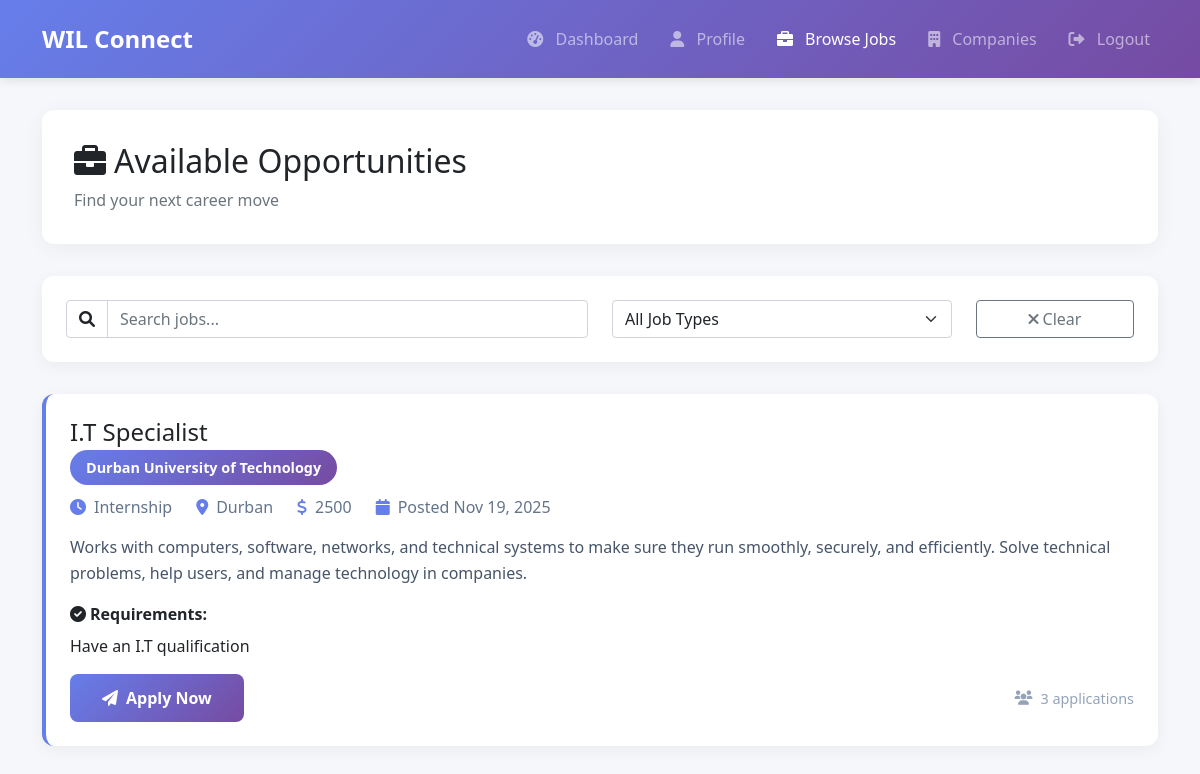
The app's page /student/jobs (signed in) with its own data.
### app.py (models this page shows)
class JobPosting(db.Model):
    id = db.Column(db.Integer, primary_key=True)
    employer_id = db.Column(db.Integer, db.ForeignKey('user.id'), nullable=False)
    company_name = db.Column(db.String(100), nullable=False)
    job_title = db.Column(db.String(200), nullable=False)
    job_description = db.Column(db.Text, nullable=False)
    job_type = db.Column(db.String(50))
    location = db.Column(db.String(100))
    salary_range = db.Column(db.String(100))
    requirements = db.Column(db.Text)
    application_link = db.Column(db.String(500), nullable=True)
    posted_date = db.Column(db.DateTime, default=db.func.current_timestamp())
    is_active = db.Column(db.Boolean, default=True)
    click_count = db.Column(db.Integer, default=0)

### app.py (the view)
    @app.route('/student/jobs')
    @login_required
    def student_jobs():
        if current_user.role != 'student':
            flash('Access denied. Students only.', 'danger')
            return redirect(url_for('login'))
        jobs = JobPosting.query.filter_by(is_active=True).order_by(JobPosting.posted_date.desc()).all()
        return render_template('student/jobs.html', jobs=jobs)

### templates/student/jobs.html (shortened to what this page needs)
<!DOCTYPE html>
<html lang="en">
<head>
    <link href="https://cdn.jsdelivr.net/npm/bootstrap@5.1.3/dist/css/bootstrap.min.css" rel="stylesheet">
    <link rel="stylesheet" href="https://cdnjs.cloudflare.com/ajax/libs/font-awesome/6.0.0/css/all.min.css">
</head>
<body>
    <nav class="navbar navbar-expand-lg navbar-dark">
        <div class="container">
            <a class="navbar-brand" href="{{ url_for('index') }}">WIL Connect</a>
            <div class="collapse navbar-collapse" id="navbarNav">
                <div class="navbar-nav ms-auto">
                    <a class="nav-link" href="{{ url_for('student_dashboard') }}">
                        <i class="fas fa-tachometer-alt"></i> Dashboard
                    </a>
                    <a class="nav-link" href="{{ url_for('student_profile') }}">
                        <i class="fas fa-user"></i> Profile
                    </a>
                    <a class="nav-link active" href="{{ url_for('student_jobs') }}">
                        <i class="fas fa-briefcase"></i> Browse Jobs
                    </a>
                    <a class="nav-link" href="{{ url_for('student_companies') }}">
                        <i class="fas fa-building"></i> Companies
                    </a>
                    <a class="nav-link" href="{{ url_for('logout') }}">
                        <i class="fas fa-sign-out-alt"></i> Logout
                    </a>
                </div>
            </div>
        </div>
    </nav>
    <div class="container">
        <div class="jobs-header">
            <h2><i class="fas fa-briefcase me-2"></i>Available Opportunities</h2>
            <p class="text-muted mb-0">Find your next career move</p>
        </div>
        <div class="filter-section">
            <div class="row">
                <div class="col-md-6 mb-3 mb-md-0">
                    <div class="input-group">
                        <span class="input-group-text bg-white"><i class="fas fa-search"></i></span>
                        <input type="text" class="form-control" id="searchInput" placeholder="Search jobs...">
                    </div>
                </div>
                <div class="col-md-4">
                    <select class="form-select" id="jobTypeFilter">
                        <option value="">All Job Types</option>
                    </select>
                </div>
                <div class="col-md-2">
                    <button class="btn btn-outline-secondary w-100" id="clearFilters">
                        <i class="fas fa-times me-1"></i>Clear
                    </button>
                </div>
            </div>
        </div>
        <div id="jobsContainer">
            {% if jobs %}
                {% for job in jobs %}
                <div class="job-card"
                     data-title="{{ job.job_title|lower }}"
                     data-company="{{ job.company_name|lower }}"
                     data-type="{{ job.job_type|lower }}">
                    <div class="job-header">
                        <div>
                            <h4>{{ job.job_title }}</h4>
                            <span class="company-badge">{{ job.company_name }}</span>
                        </div>
                    </div>
                    <div class="job-meta">
                        {% if job.job_type %}
                        <div class="job-meta-item">
                            <i class="fas fa-clock"></i>
                            <span>{{ job.job_type }}</span>
                        </div>
                        {% endif %}
                        {% if job.location %}
                        <div class="job-meta-item">
                            <i class="fas fa-map-marker-alt"></i>
                            <span>{{ job.location }}</span>
                        </div>
                        {% endif %}
                        {% if job.salary_range %}
                        <div class="job-meta-item">
                            <i class="fas fa-dollar-sign"></i>
                            <span>{{ job.salary_range }}</span>
                        </div>
                        {% endif %}
                        <div class="job-meta-item">
                            <i class="fas fa-calendar"></i>
                            <span>Posted {{ job.posted_date.strftime('%b %d, %Y') }}</span>
                        </div>
                    </div>
                    <div class="job-description">
                        <p>{{ job.job_description[:250] }}{% if job.job_description|length > 250 %}...{% endif %}</p>
                    </div>
                    {% if job.requirements %}
                    <div class="mb-3">
                        <strong><i class="fas fa-check-circle me-1"></i>Requirements:</strong>
                        <p class="mt-2">{{ job.requirements[:200] }}{% if job.requirements|length > 200 %}...{% endif %}</p>
                    </div>
                    {% endif %}
                    <div class="d-flex justify-content-between align-items-center">
                        <a href="{{ url_for('apply_job', job_id=job.id) }}"
                           class="btn btn-apply">
                            <i class="fas fa-paper-plane me-2"></i>Apply Now
                        </a>
                        <div class="click-count">
                            <i class="fas fa-users"></i>
                            <span>{{ job.click_count }} applications</span>
                        </div>
                    </div>
                </div>
                {% endfor %}
            {% else %}
                <div class="no-jobs">
                    <i class="fas fa-search"></i>
                    <h5>No jobs available</h5>
                    <p class="text-muted">Check back soon for new opportunities</p>
                </div>
            {% endif %}
        </div>
    </div>
</body>
</html>

### templates/student/jobs.html (style rules this page uses)
:root { --primary-color: #667eea; --secondary-color: #764ba2; }
body { font-family: 'Segoe UI', Tahoma, Geneva, Verdana, sans-serif; background-color: #f5f7fa; }
.navbar { background: linear-gradient(135deg, var(--primary-color), var(--secondary-color)); box-shadow: 0 2px 10px rgba(0, 0, 0, 0.1); padding: 1rem 0; }
.navbar-brand { font-weight: 700; font-size: 1.5rem; }
.nav-link { font-weight: 500; margin-left: 1rem; transition: all 0.3s ease; }
.nav-link i { margin-right: 8px; }
.jobs-header { background: white; border-radius: 12px; padding: 2rem; box-shadow: 0 4px 20px rgba(0, 0, 0, 0.05); margin: 2rem 0; }
.job-card { background: white; border-radius: 12px; padding: 1.5rem; margin-bottom: 1.5rem; box-shadow: 0 4px 15px rgba(0, 0, 0, 0.05); transition: all 0.3s ease; border-left: 4px solid var(--primary-color); }
.job-header { display: flex; justify-content: space-between; align-items: start; margin-bottom: 1rem; }
.company-badge { background: linear-gradient(135deg, var(--primary-color), var(--secondary-color)); color: white; padding: 0.5rem 1rem; border-radius: 50px; font-size: 0.9rem; font-weight: 600; }
.job-meta { display: flex; flex-wrap: wrap; gap: 1.5rem; margin: 1rem 0; color: #64748b; }
.job-meta-item { display: flex; align-items: center; gap: 0.5rem; }
.job-meta-item i { color: var(--primary-color); }
.job-description { color: #475569; line-height: 1.6; margin: 1rem 0; }
.btn-apply { background: linear-gradient(135deg, var(--primary-color), var(--secondary-color)); color: white; border: none; padding: 0.75rem 2rem; border-radius: 8px; font-weight: 600; transition: all 0.3s ease; }
.click-count { color: #94a3b8; font-size: 0.9rem; display: flex; align-items: center; gap: 0.5rem; }
.filter-section { background: white; border-radius: 12px; padding: 1.5rem; margin-bottom: 2rem; box-shadow: 0 4px 15px rgba(0, 0, 0, 0.05); }

### records on screen
JobPosting: job_title "I.T Specialist", company_name "Durban University of Technology", job_type "Internship", location "Durban", salary_range "2500", posted_date "Nov 19, 2025", job_description "Works with computers, software, networks, and technical systems to make sure they run smoothly, securely, and efficiently. Solve technical problems, help users, and manage technology in companies.", requirements "Have an I.T qualification", click_count "3"
